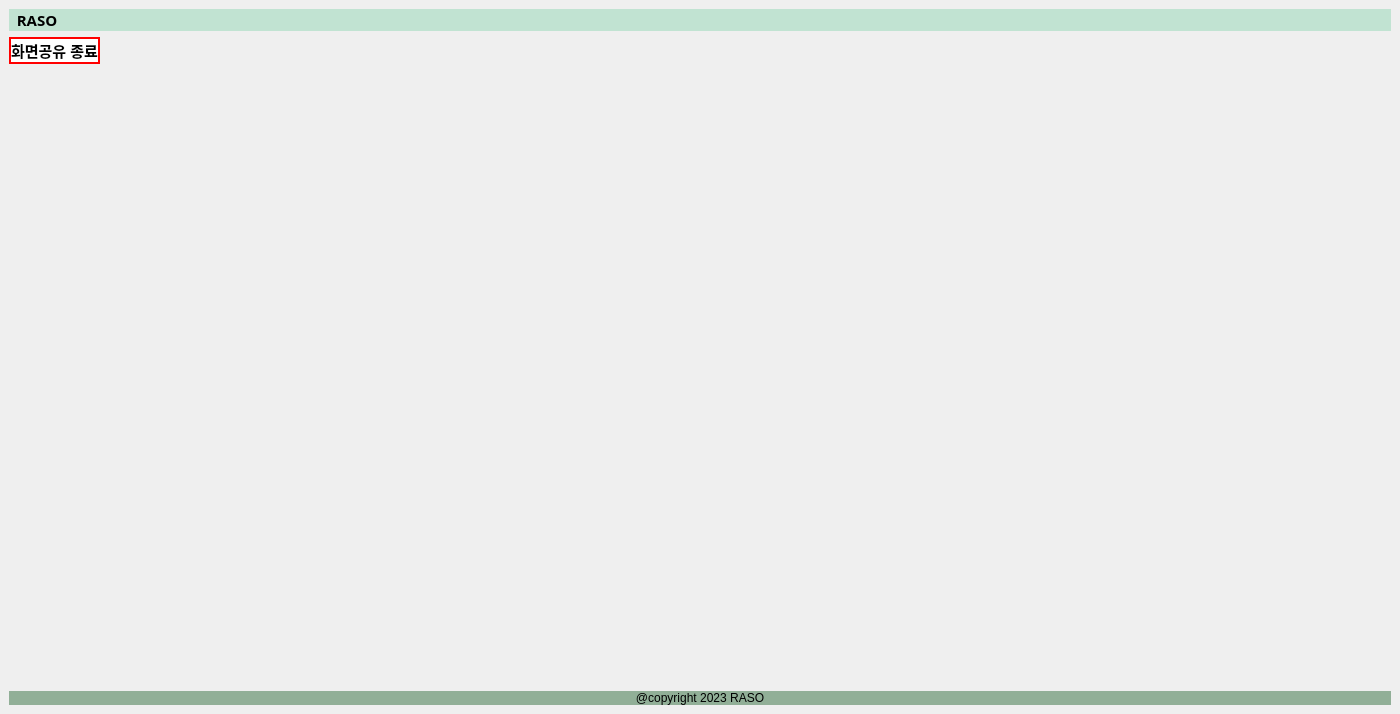
<?xml version="1.0" encoding="UTF-8"?>
<ui version="4.0">
 <class>RASO_ScreenShare</class>
 <widget class="QMainWindow" name="RASO_ScreenShare">
  <property name="enabled">
   <bool>true</bool>
  </property>
  <property name="geometry">
   <rect>
    <x>0</x>
    <y>0</y>
    <width>1400</width>
    <height>714</height>
   </rect>
  </property>
  <property name="windowTitle">
   <string>RASO_ScreenShare</string>
  </property>
  <widget class="QWidget" name="centralwidget">
   <layout class="QGridLayout" name="gridLayout_2">
    <item row="0" column="0">
     <layout class="QGridLayout" name="gridLayout">
      <item row="0" column="1" colspan="2">
       <widget class="QLabel" name="top_label">
        <property name="sizePolicy">
         <sizepolicy hsizetype="Preferred" vsizetype="Maximum">
          <horstretch>0</horstretch>
          <verstretch>0</verstretch>
         </sizepolicy>
        </property>
        <property name="font">
         <font>
          <family>Yu Gothic UI Semibold</family>
          <pointsize>11</pointsize>
          <weight>75</weight>
          <bold>true</bold>
         </font>
        </property>
        <property name="autoFillBackground">
         <bool>false</bool>
        </property>
        <property name="styleSheet">
         <string notr="true">background-color : rgb(193, 227, 210);</string>
        </property>
        <property name="frameShape">
         <enum>QFrame::NoFrame</enum>
        </property>
        <property name="text">
         <string>  RASO</string>
        </property>
        <property name="alignment">
         <set>Qt::AlignLeading|Qt::AlignLeft|Qt::AlignVCenter</set>
        </property>
        <property name="indent">
         <number>-1</number>
        </property>
       </widget>
      </item>
      <item row="1" column="1">
       <widget class="QPushButton" name="screenShareQuitButton">
        <property name="enabled">
         <bool>true</bool>
        </property>
        <property name="sizePolicy">
         <sizepolicy hsizetype="Fixed" vsizetype="Fixed">
          <horstretch>0</horstretch>
          <verstretch>0</verstretch>
         </sizepolicy>
        </property>
        <property name="minimumSize">
         <size>
          <width>0</width>
          <height>0</height>
         </size>
        </property>
        <property name="font">
         <font>
          <family>Arial</family>
          <pointsize>11</pointsize>
          <weight>75</weight>
          <bold>true</bold>
         </font>
        </property>
        <property name="contextMenuPolicy">
         <enum>Qt::ActionsContextMenu</enum>
        </property>
        <property name="autoFillBackground">
         <bool>false</bool>
        </property>
        <property name="styleSheet">
         <string notr="true">border: 2px solid red;
background: rgb(255, 255, 255);</string>
        </property>
        <property name="text">
         <string>화면공유 종료</string>
        </property>
        <property name="iconSize">
         <size>
          <width>16</width>
          <height>16</height>
         </size>
        </property>
       </widget>
      </item>
      <item row="4" column="1" colspan="2">
       <widget class="QLabel" name="screen">
        <property name="autoFillBackground">
         <bool>true</bool>
        </property>
        <property name="text">
         <string/>
        </property>
        <property name="pixmap">
         <pixmap>../../Pictures/Screenshots/스크린샷 2023-06-13 230425.png</pixmap>
        </property>
        <property name="scaledContents">
         <bool>true</bool>
        </property>
        <property name="alignment">
         <set>Qt::AlignCenter</set>
        </property>
       </widget>
      </item>
      <item row="5" column="1" colspan="2">
       <widget class="QLabel" name="bottom_label">
        <property name="sizePolicy">
         <sizepolicy hsizetype="Preferred" vsizetype="Maximum">
          <horstretch>0</horstretch>
          <verstretch>0</verstretch>
         </sizepolicy>
        </property>
        <property name="autoFillBackground">
         <bool>false</bool>
        </property>
        <property name="styleSheet">
         <string notr="true">background-color : rgb(145, 175, 151);</string>
        </property>
        <property name="text">
         <string>@copyright 2023 RASO</string>
        </property>
        <property name="alignment">
         <set>Qt::AlignCenter</set>
        </property>
        <property name="indent">
         <number>-1</number>
        </property>
       </widget>
      </item>
     </layout>
    </item>
   </layout>
  </widget>
 </widget>
 <resources/>
 <connections/>
</ui>
